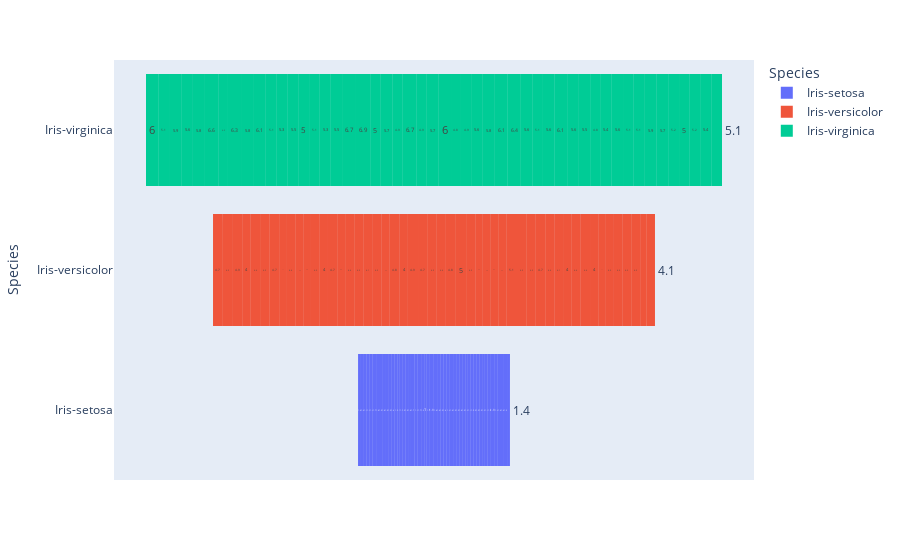

Notebook source saved alongside this figure:
### Code cell
px.funnel(df,y='Species',x='PetalLengthCm',color='Species')

### Figure 1 — Plotly figure (JSON) as saved in the notebook; plotly's stock layout.template omitted (floating-point values rounded to 4 significant figures)
{"data": [{"hovertemplate": "Species=%{y}<br>PetalLengthCm=%{x}<extra></extra>", "legendgroup": "Iris-setosa", "marker": {"color": "#636efa"}, "name": "Iris-setosa", "orientation": "h", "showlegend": true, "type": "funnel", "x": [1.4, 1.4, 1.3, 1.5, 1.4, 1.7, 1.4, 1.5, 1.4, 1.5, 1.5, 1.6, 1.4, 1.1, 1.2, 1.5, 1.3, 1.4, 1.7, 1.5, 1.7, 1.5, 1, 1.7, 1.9, 1.6, 1.6, 1.5, 1.4, 1.6, 1.6, 1.5, 1.5, 1.4, 1.5, 1.2, 1.3, 1.5, 1.3, 1.5, 1.3, 1.3, 1.3, 1.6, 1.9, 1.4, 1.6, 1.4, 1.5, 1.4], "xaxis": "x", "y": ["Iris-setosa", "Iris-setosa", "Iris-setosa", "Iris-setosa", "Iris-setosa", "Iris-setosa", "Iris-setosa", "Iris-setosa", "Iris-setosa", "Iris-setosa", "Iris-setosa", "Iris-setosa", "Iris-setosa", "Iris-setosa", "Iris-setosa", "Iris-setosa", "Iris-setosa", "Iris-setosa", "Iris-setosa", "Iris-setosa", "Iris-setosa", "Iris-setosa", "Iris-setosa", "Iris-setosa", "Iris-setosa", "Iris-setosa", "Iris-setosa", "Iris-setosa", "Iris-setosa", "Iris-setosa", "Iris-setosa", "Iris-setosa", "Iris-setosa", "Iris-setosa", "Iris-setosa", "Iris-setosa", "Iris-setosa", "Iris-setosa", "Iris-setosa", "Iris-setosa", "Iris-setosa", "Iris-setosa", "Iris-setosa", "Iris-setosa", "Iris-setosa", "Iris-setosa", "Iris-setosa", "Iris-setosa", "Iris-setosa", "Iris-setosa"], "yaxis": "y"}, {"hovertemplate": "Species=%{y}<br>PetalLengthCm=%{x}<extra></extra>", "legendgroup": "Iris-versicolor", "marker": {"color": "#EF553B"}, "name": "Iris-versicolor", "orientation": "h", "showlegend": true, "type": "funnel", "x": [4.7, 4.5, 4.9, 4, 4.6, 4.5, 4.7, 3.3, 4.6, 3.9, 3.5, 4.2, 4, 4.7, 3.6, 4.4, 4.5, 4.1, 4.5, 3.9, 4.8, 4, 4.9, 4.7, 4.3, 4.4, 4.8, 5, 4.5, 3.5, 3.8, 3.7, 3.9, 5.1, 4.5, 4.5, 4.7, 4.4, 4.1, 4, 4.4, 4.6, 4, 3.3, 4.2, 4.2, 4.2, 4.3, 3, 4.1], "xaxis": "x", "y": ["Iris-versicolor", "Iris-versicolor", "Iris-versicolor", "Iris-versicolor", "Iris-versicolor", "Iris-versicolor", "Iris-versicolor", "Iris-versicolor", "Iris-versicolor", "Iris-versicolor", "Iris-versicolor", "Iris-versicolor", "Iris-versicolor", "Iris-versicolor", "Iris-versicolor", "Iris-versicolor", "Iris-versicolor", "Iris-versicolor", "Iris-versicolor", "Iris-versicolor", "Iris-versicolor", "Iris-versicolor", "Iris-versicolor", "Iris-versicolor", "Iris-versicolor", "Iris-versicolor", "Iris-versicolor", "Iris-versicolor", "Iris-versicolor", "Iris-versicolor", "Iris-versicolor", "Iris-versicolor", "Iris-versicolor", "Iris-versicolor", "Iris-versicolor", "Iris-versicolor", "Iris-versicolor", "Iris-versicolor", "Iris-versicolor", "Iris-versicolor", "Iris-versicolor", "Iris-versicolor", "Iris-versicolor", "Iris-versicolor", "Iris-versicolor", "Iris-versicolor", "Iris-versicolor", "Iris-versicolor", "Iris-versicolor", "Iris-versicolor"], "yaxis": "y"}, {"hovertemplate": "Species=%{y}<br>PetalLengthCm=%{x}<extra></extra>", "legendgroup": "Iris-virginica", "marker": {"color": "#00cc96"}, "name": "Iris-virginica", "orientation": "h", "showlegend": true, "type": "funnel", "x": [6, 5.1, 5.9, 5.6, 5.8, 6.6, 4.5, 6.3, 5.8, 6.1, 5.1, 5.3, 5.5, 5, 5.1, 5.3, 5.5, 6.7, 6.9, 5, 5.7, 4.9, 6.7, 4.9, 5.7, 6, 4.8, 4.9, 5.6, 5.8, 6.1, 6.4, 5.6, 5.1, 5.6, 6.1, 5.6, 5.5, 4.8, 5.4, 5.6, 5.1, 5.1, 5.9, 5.7, 5.2, 5, 5.2, 5.4, 5.1], "xaxis": "x", "y": ["Iris-virginica", "Iris-virginica", "Iris-virginica", "Iris-virginica", "Iris-virginica", "Iris-virginica", "Iris-virginica", "Iris-virginica", "Iris-virginica", "Iris-virginica", "Iris-virginica", "Iris-virginica", "Iris-virginica", "Iris-virginica", "Iris-virginica", "Iris-virginica", "Iris-virginica", "Iris-virginica", "Iris-virginica", "Iris-virginica", "Iris-virginica", "Iris-virginica", "Iris-virginica", "Iris-virginica", "Iris-virginica", "Iris-virginica", "Iris-virginica", "Iris-virginica", "Iris-virginica", "Iris-virginica", "Iris-virginica", "Iris-virginica", "Iris-virginica", "Iris-virginica", "Iris-virginica", "Iris-virginica", "Iris-virginica", "Iris-virginica", "Iris-virginica", "Iris-virginica", "Iris-virginica", "Iris-virginica", "Iris-virginica", "Iris-virginica", "Iris-virginica", "Iris-virginica", "Iris-virginica", "Iris-virginica", "Iris-virginica", "Iris-virginica"], "yaxis": "y"}], "layout": {"legend": {"title": {"text": "Species"}, "tracegroupgap": 0}, "margin": {"t": 60}, "xaxis": {"anchor": "y", "domain": [0, 1], "title": {"text": "PetalLengthCm"}}, "yaxis": {"anchor": "x", "categoryarray": ["Iris-virginica", "Iris-versicolor", "Iris-setosa"], "categoryorder": "array", "domain": [0, 1], "title": {"text": "Species"}}}}
